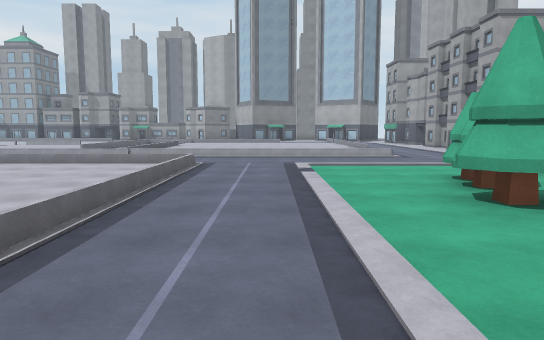
view 1 (above)

24 first-person views from a walk through a 3-D level made in the Unity game engine. The camera is 1.5 m above the floor, tilts 6° down and sees 70° across. The floor is counted in squares, 2 m on a side. Each view is taken from the middle of a square. On the plan, view 1 faces up. The plan holds only what a view shows up to about 12 squares ahead; the rest is blank. The place goes on beyond the plan. The player is left out. Door leaves are left out, so doorways stand open.

view 2
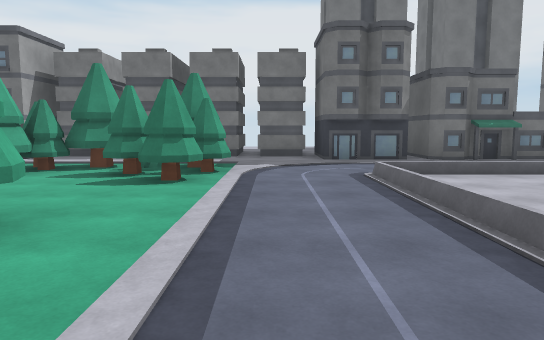

view 3
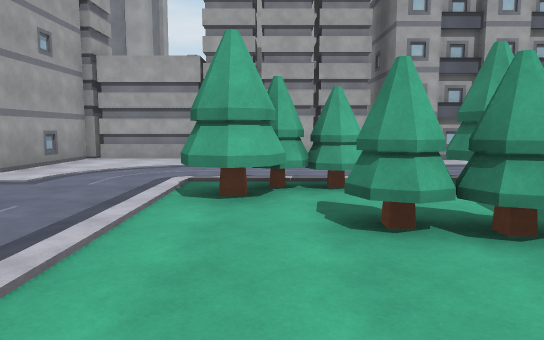

view 4
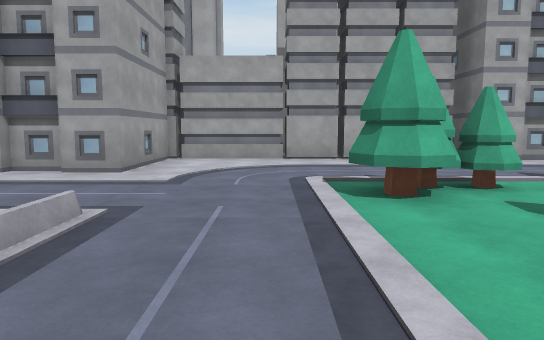

view 5
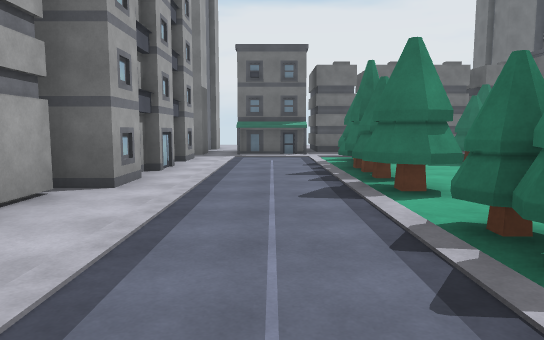

view 6
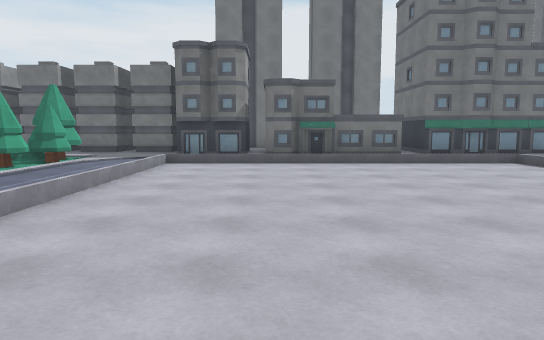

view 7
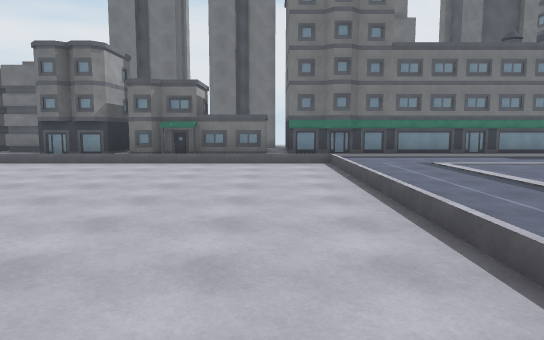

view 8
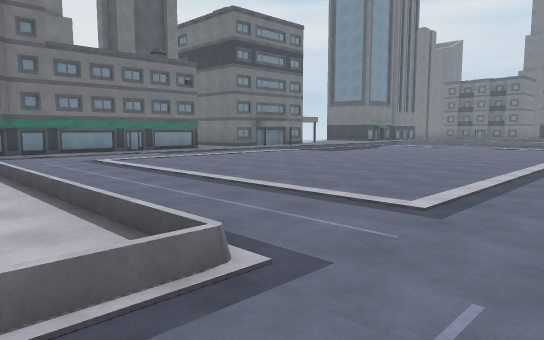

view 9
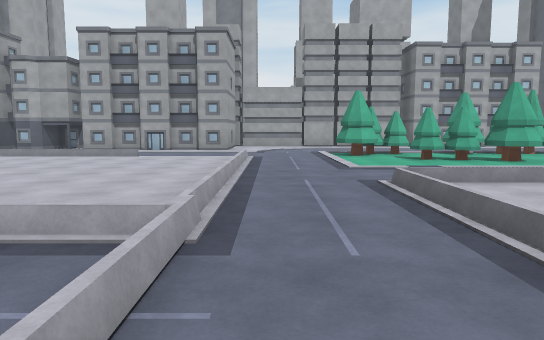

view 10
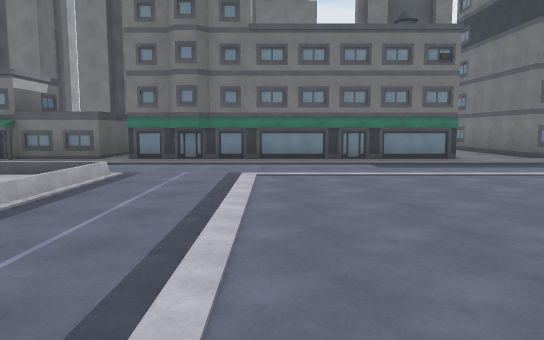

view 11
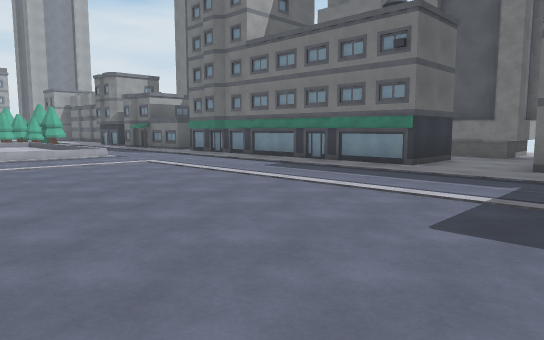

view 12
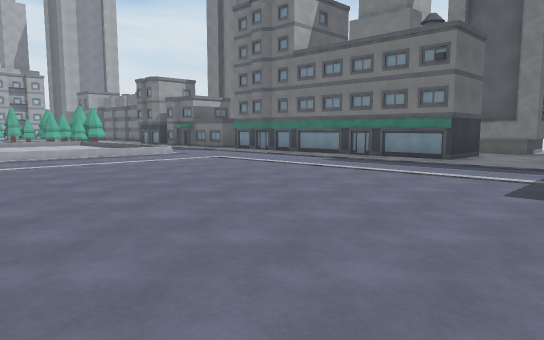

view 13
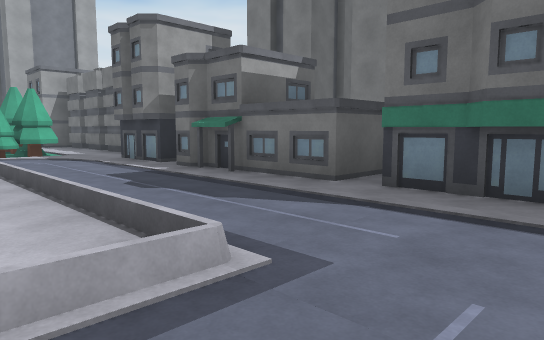

view 14
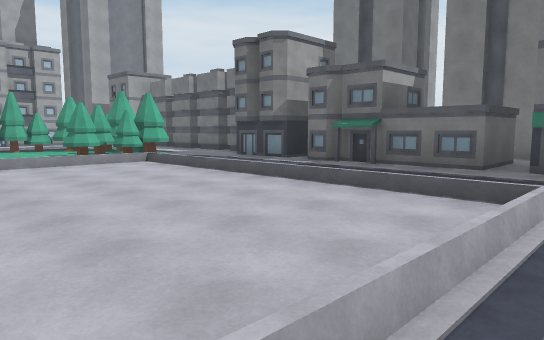

view 15
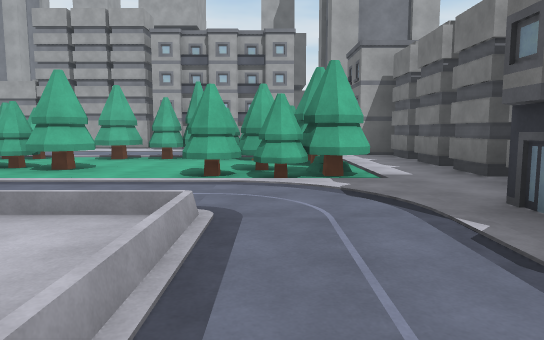

view 16
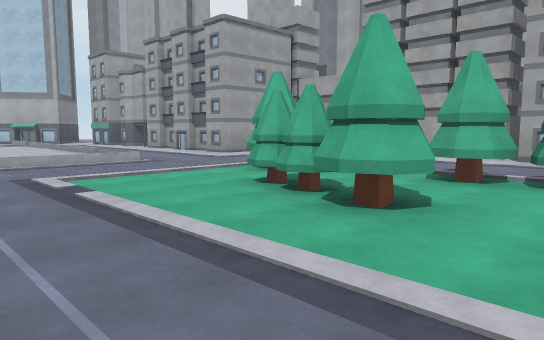

view 17
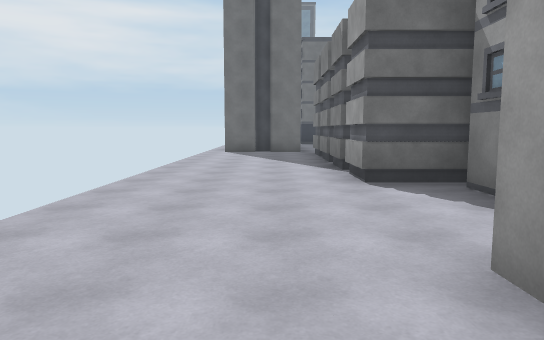

view 18
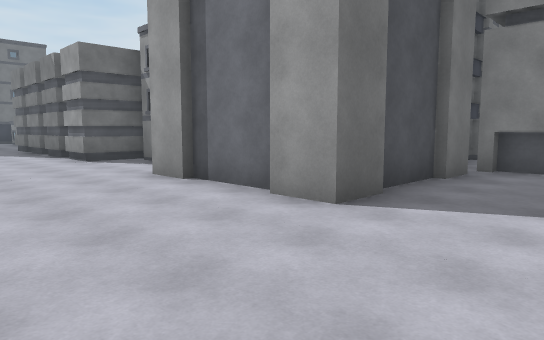

view 19
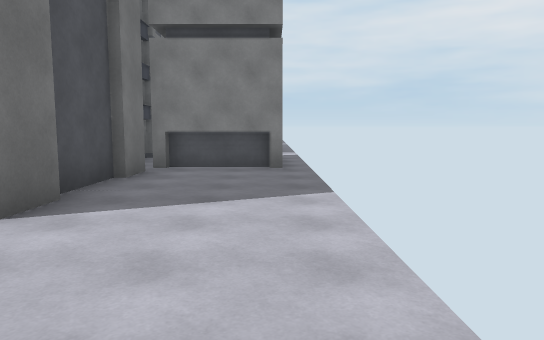

view 20
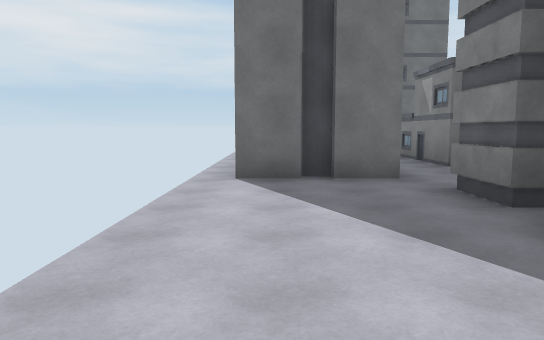

view 21
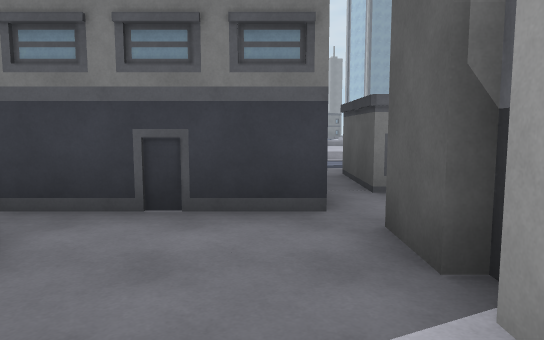

view 22
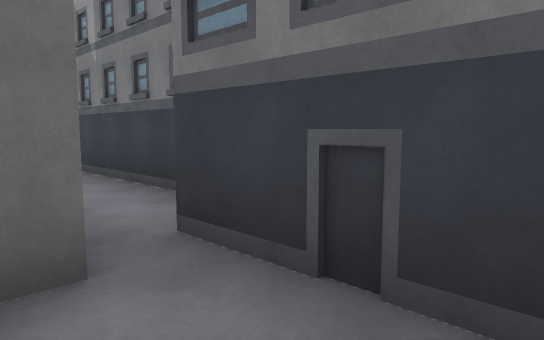

view 23
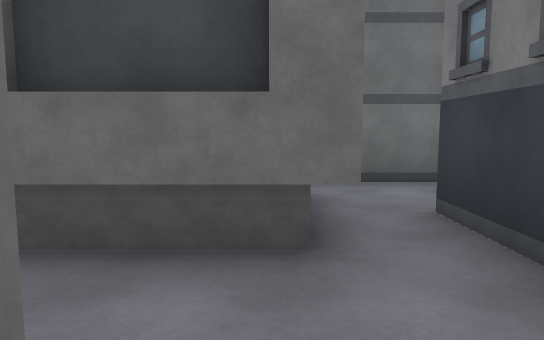

view 24
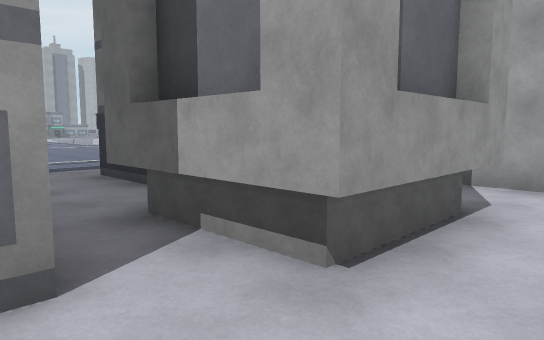

### Floor plan
Key: @ floor where view 1 was taken; # wall or solid block; . floor; B building; T tree; O other object.
Columns run from 20 left of view 1 to 15 right of it. Each row starts with its distance up from view 1.
 16                      ...
 15                     ....
 14                   ......   #
 13                  ..........#
 12                ............##BBB
 11               ................O
 10          .....................#
  9     ......... ................B
  8 .........................T....#
  7 ........................TT....B
  6 .......................T.T....#
  5 .......................T......B    B
  4 ......................TT.T...##    B
  3 .........................T....
  2 .........................T...#
  1  ....................TT..T....
  0  ...................@TTT.T...#
 -1  ....................TOTOO....   B##
 -2  ..............B..B.......BBB#   ...
 -3 B#..####B##B.BB### .......####  #B..
 -4  #..#### ## .BB##  OOOOO #O#    #...
 -5  #.......###.......OOOOO #...    B..
 -6  #.B#B.....B#B   B..................
 -7  #.##B.  #..#     #.................
 -8  ..BBB.#  ..#     #.................
 -9  ....  B   .    ..............  ....

Positions as (right, up) in squares from view 1, and headings:
1: (0, 0), facing up
2: (0, 7), facing down
3: (0, 7), facing right
4: (0, 9), facing right
5: (7, 9), facing down
6: (-4, 9), facing down
7: (-8, 9), facing down
8: (-8, 10), facing down-left
9: (-7, 10), facing right
10: (-12, 7), facing down
11: (-20, 5), facing down-right
12: (-20, 7), facing down-right
13: (-11, 2), facing down-right
14: (-10, 5), facing down-right
15: (-5, 0), facing right
16: (-1, 2), facing up-right
17: (11, -7), facing left
18: (15, -9), facing up-left
19: (15, -9), facing up
20: (4, -8), facing left
21: (-9, -9), facing up
22: (-9, -7), facing up-left
23: (-13, -6), facing left
24: (-19, -9), facing up-right
